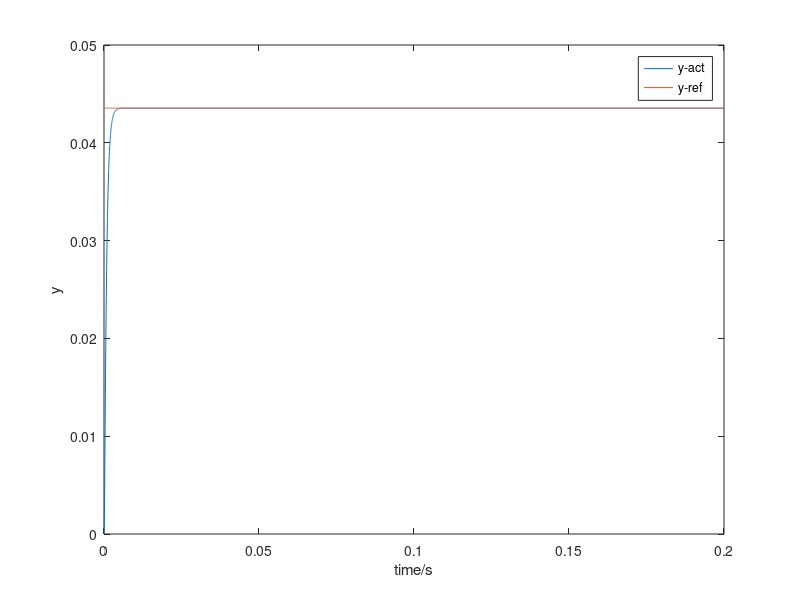
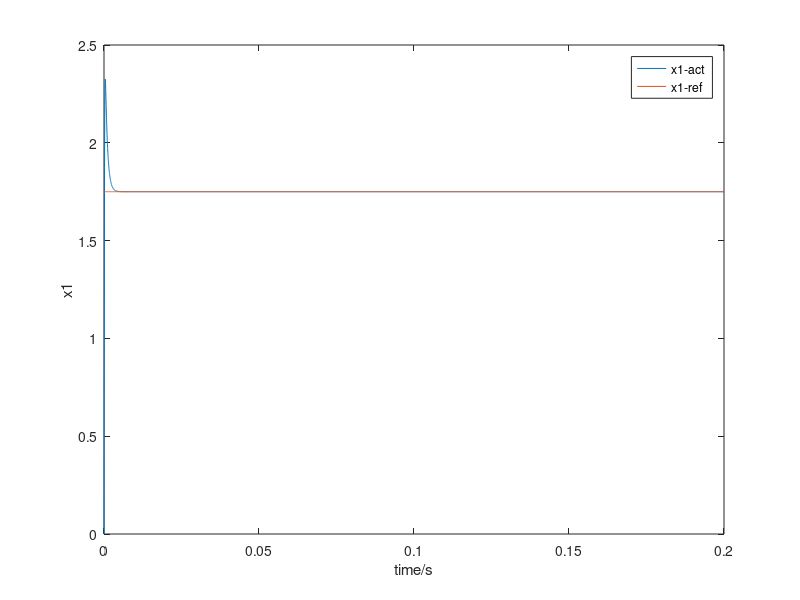
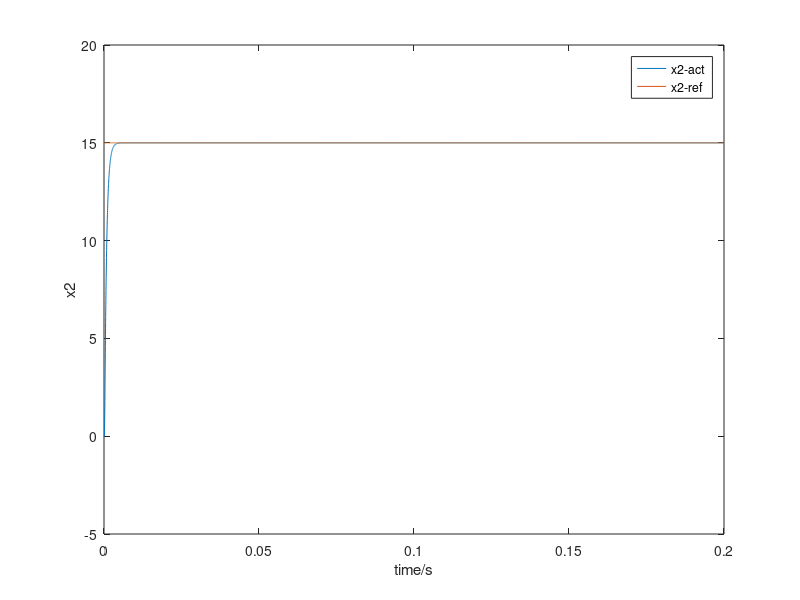

Reproduce these figures in MATLAB, in order.
x1 = 0;
x2 = 0;
u = 0;
k1 = 9000000;
k2 = 7500;
uin = 20;
uref = 15;
R = 15;
L = 0.0015 ;
C = 0.0001;
iref = (uref*uref+uin*uref)/(uin*R);
pi = 3.14;
n = 1;
t = 0;
Dt = 0.00002;%frequency = 50khz

for i = 1:10000

    ym = L*iref^2/2+C*uref^2/2+C*uin*uref;
    dym = 0;
    ddym = 0;
    
    Dx1 = -x2/L +((uin+x2)/L)*u;
    Dx2 = x1/C -x2/(R*C)-x1*u/C;
    
    x1 = x1+Dx1*Dt;
    x1_store(:,n)=[x1,iref];
    x2 = x2+Dx2*Dt;
    x2_store(:,n)=[x2,uref];
    y = L*x1^2/2+C*x2^2/2+C*uin*x2;
    Dy = L*x1*Dx1+C*x2*Dx2+C*uin*Dx2;
    
    Lf2h = -uin*x2/L-(2*x1*x2+uin*x1)/(C*R)+(2*x2^2+uin*x2)/(R*R*C);
    LgLfh = (uin*uin+x2*uin)/L+(2*x1*x2+uin*x1)/(R*C);
   v = ddym - k2*(Dy - dym)-k1*(y-ym);

   u = (v-Lf2h)/LgLfh;
    
    y_store(:,n)=[y;ym];

   t=t+Dt;
    n=n+1;  
end

figure(1)
plot((1:n-1)*Dt,y_store)
xlabel('time/s')
ylabel('y')
legend('y-act','y-ref')
figure(2)
plot((1:n-1)*Dt,x1_store)
xlabel('time/s')
ylabel('x1')
legend('x1-act','x1-ref')
figure(3)
plot((1:n-1)*Dt,x2_store)
xlabel('time/s')
ylabel('x2')
legend('x2-act','x2-ref')













